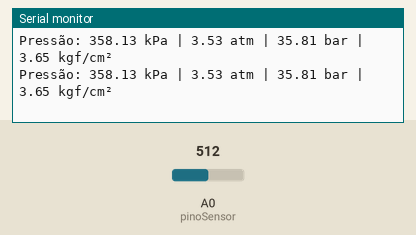
Recording of a sketch running on a simulated Arduino Uno, built with avr-gcc and run on an emulated ATmega328P. On the bench: the last lines printed to the serial monitor. Inputs (shaded band) come from the test bench; at power-on: A0 (pinoSensor) = 512.

Above: at 3.8 s.
3.9 s: A0 (pinoSensor) set to 716
At 7.2 s:
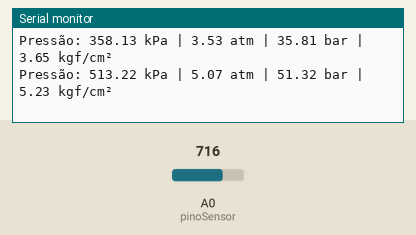
7.8 s: A0 (pinoSensor) set to 900
At 9.5 s:
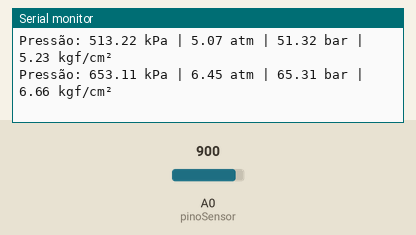
Timing chart, 0 to 11.0 s (numbered marks = the images above; inputs shaded):
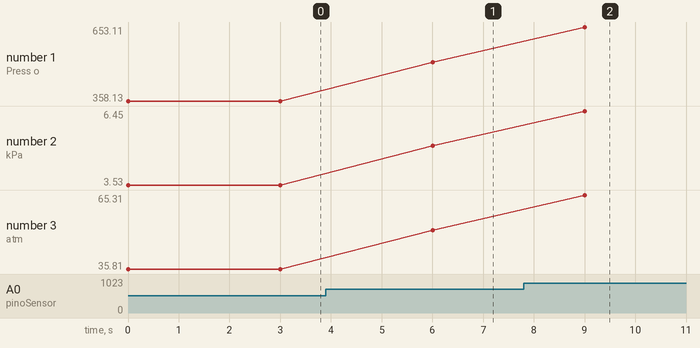

Measured:
- after the input at 3.9 s, the serial monitor: prints a new line after 2.1 s (image 1)
- after the input at 7.8 s, the serial monitor: prints a new line after 1.2 s (image 2)
- plotted number 1: 358.13 → 513.22 after the input at 3.9 s, 513.22 → 653.11 after the input at 7.8 s
- plotted number 2: 3.53 → 5.07 after the input at 3.9 s, 5.07 → 6.45 after the input at 7.8 s
- plotted number 3: 35.81 → 51.32 after the input at 3.9 s, 51.32 → 65.31 after the input at 7.8 s

The sketch:

R03_N1.ino
```cpp
#define pinoSensor A0 // Define o pino do Arduino que recebera os dados do sensor de gás

int medida; // Variável que armazenará o valor correspondente à voltagem vinda do sensor
float pressao; // Variável que armazenará o valor de pressão obtida em quilopascal (kPa)
float pressaoAtm, pressaoBar, pressaoKgfcm2; // Variáveis que armazenarão o valor da pressão obtida, mas em outras unidades de medidas

// Variáveis que são utilizadas para converter o valor de pressão de kPa para atm, bar ou kgf/cm²
const float kPa_atm = 0.0098692327;
const float kPa_bar = 0.1;
const float kPa_kgfcm2 = 0.0101971621;

// Comandos executados ao inicializar o Arduino
void setup() {

  Serial.begin(9600); // Inicia a porta serial com velocidade de 9600

  pinMode(pinoSensor, INPUT); // Declara o pino do sensor para entrada de dados
}

// Comandos que serao executados repetidamente (loop)
void loop() {

  medida = analogRead(pinoSensor); // Lê a voltagem enviada pelo sensor e a armazena como um valor entre 0 e 1023

  pressao = ((float(medida) / 1023) - 0.04) / 0.0012858; // Interpreta o valor adquirido, obtendo a pressão em kPa e armazenando-a na variável "pressao"
  // OBS: Essa converção é realizada com o auxílio da equação descrita na datasheet do aparelho: Vout = Vs * (0.0012858 * P + 0.04) ± Erro

  // Os proximos comandos imprimem a pressão na porta serial
  Serial.print("Pressão: "); // Imprime o tempo "Pressão: "
  Serial.print(pressao); // Imprime o valor da pressão obtida em kPa
  Serial.print(" kPa"); // Imprime a unidade de medida (kPa)

  // O resultado fica como:
  /*
  Pressão: 105 kPa
  */

  pressaoAtm = pressao * kPa_atm; // Converte o valor da pressão de quilopascal (kPa) para atm (atmosfera padrão)
  Serial.print(" | "); // Imprime um símbolo para separar os valores
  Serial.print(pressaoAtm); // Imprime o valor da pressão obtida em atm
  Serial.print(" atm"); // Imprime a unidade de medida (atm)

  pressaoBar = pressao * kPa_bar; // Converte o valor da pressão de quilopascal (kPa) para bar
  Serial.print(" | "); // Imprime um símbolo para separar os valores
  Serial.print(pressaoBar); // Imprime o valor da pressão obtida em bar
  Serial.print(" bar"); // Imprime a unidade de medida (bar)

  pressaoKgfcm2 = pressao * kPa_kgfcm2; // Converte o valor da pressão de quilopascal (kPa) para kgf/cm² (quilograma força por centímetro quadrado)
  Serial.print(" | "); // Imprime um símbolo para separar os valores
  Serial.print(pressaoKgfcm2); // Imprime o valor da pressão obtida em kgf/cm²
  Serial.print(" kgf/cm²"); // Imprime a unidade de medida (kgf/cm²)

  Serial.println(); // Imprime uma quebra de linha

  delay(3000); // Estabelece um intervalo em milisegundos entre as medicoes (3000 ms = 3 s)

}
```
